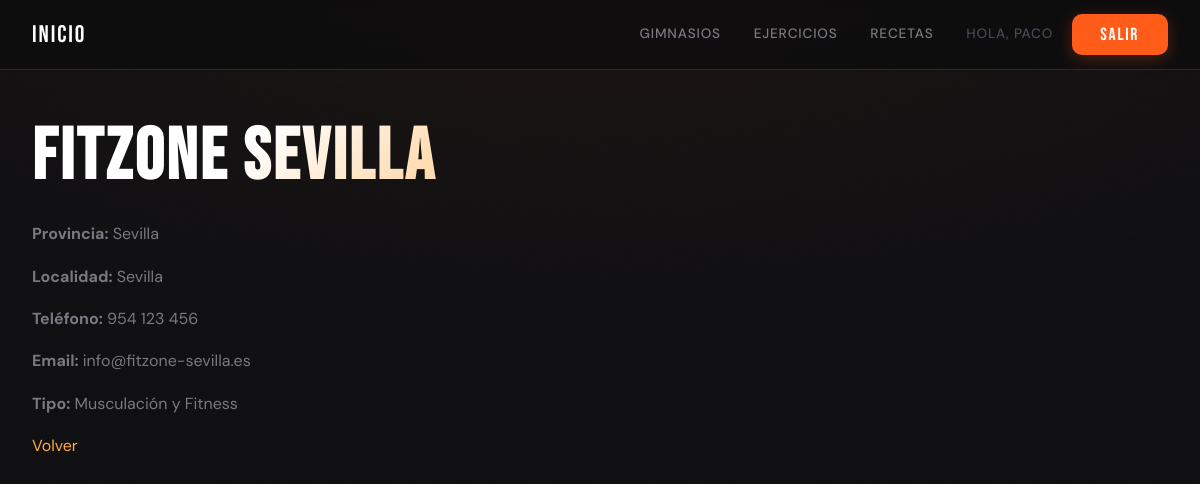
Page /gimnasios/1/ (signed in) on the committed database.
### usuarios/models.py (models this page shows, shortened)
class Usuario(AbstractUser):
    apellido2 = models.CharField(max_length=150, blank=True)
    telefono = models.CharField(max_length=20, blank=True)
    fecha_nacimiento = models.DateField(null=True, blank=True)

### gimnasios/models.py (models this page shows, shortened)
class Gimnasio(models.Model):
    nombre = models.CharField(max_length=100)
    telefono = models.CharField(max_length=20, blank=True)
    email = models.EmailField(blank=True)
    provincia = models.CharField(max_length=20)
    localidad = models.CharField(max_length=20)
    url = models.URLField()
    tipo_gimnasio = models.ForeignKey(
        TipoGimnasio,
        on_delete=models.SET_NULL,
        null=True,
        related_name="gimnasios"
    )

class TipoGimnasio(models.Model):
    nombre = models.CharField(max_length=100)
    def __str__(self):
        return self.nombre

### gimnasios/views.py (the view)
# urls.py: path("<int:pk>/", GimnasioDetailView.as_view(), name="detalle_gimnasio"),
class GimnasioDetailView(DetailView):
    model = Gimnasio
    template_name = "gimnasios/detalle.html"
    context_object_name = "gimnasio"

### templates/gimnasios/detalle.html (shortened to what this page needs)
{% extends "base.html" %}
{% block content %}
<h1>{{ gimnasio.nombre }}</h1>
<p><strong>Provincia:</strong> {{ gimnasio.provincia }}</p>
<p><strong>Localidad:</strong> {{ gimnasio.localidad }}</p>
<p><strong>Teléfono:</strong> {{ gimnasio.telefono }}</p>
<p><strong>Email:</strong> {{ gimnasio.email }}</p>
<p><strong>Tipo:</strong> {{ gimnasio.tipo_gimnasio }}</p>
<a href="{% url 'gimnasios:lista_gimnasios' %}">Volver</a>
{% endblock %}

### templates/base.html (shortened to what this page needs)
{% load static %}
<!DOCTYPE html>
<html lang="es">
<head>
    <link rel="stylesheet" href="{% static 'css/style.css' %}">
</head>
<body>
<header>
    <nav>
        <a href="/">Inicio</a>
        <a href="/gimnasios/">Gimnasios</a>
        <a href="/ejercicio/">Ejercicios</a>
        <a href="/receta/">Recetas</a>
        {% if user.is_authenticated %}
            <span>Hola, {{ user.username }}</span>
            <form method="POST" action="/logout/" style="display:inline">
                <button type="submit" class="nav-logout-btn">Salir</button>
            </form>
        {% else %}
            <a href="/login/">Entrar</a>
        {% endif %}
    </nav>
</header>
<main>
    {% block content %}
    {% endblock %}
</main>
</body>
</html>

### static/css/style.css (style rules this page uses)
:root { --bg: #0d0d0f; --surface: #141418; --surface-2: #1c1c22; --border: #2a2a33; --fire: #ff5c1a; --fire-glow: #ff5c1a44; --fire-dim: #c94510; --ember: #ffaa44; --text: #e8e6e0; --text-muted: #7a7880; --text-dim: #4a4855; --white: #ffffff; --font-display: 'Bebas Neue', sans-serif; --font-body: 'DM Sans', sans-serif; --radius: 10px; --radius-lg: 18px; --transition: 0.25s cubic-bezier(0.4, 0, 0.2, 1); }
*, *::before, *::after { box-sizing: border-box; margin: 0; padding: 0; }
html { scroll-behavior: smooth; font-size: 16px; }
body { background-color: var(--bg); color: var(--text); font-family: var(--font-body); font-weight: 400; line-height: 1.65; min-height: 100vh; }
h1, h2, h3, h4 { font-family: var(--font-display); letter-spacing: 0.04em; line-height: 1.1; color: var(--white); }
h1 { font-size: clamp(2.6rem, 6vw, 4.5rem); background: linear-gradient(135deg, #fff 20%, var(--ember) 60%, var(--fire) 100%); -webkit-background-clip: text; -webkit-text-fill-color: transparent; background-clip: text; margin-bottom: 1.5rem; animation: fadeUp 0.6s ease both; }
p { color: var(--text-muted); margin-bottom: 1rem; }
a { color: var(--ember); text-decoration: none; transition: color var(--transition); }
header { position: sticky; top: 0; z-index: 100; background: rgba(13, 13, 15, 0.85); backdrop-filter: blur(20px) saturate(1.6); -webkit-backdrop-filter: blur(20px) saturate(1.6); border-bottom: 1px solid var(--border); }
nav { display: flex; align-items: center; gap: 0.25rem; max-width: 1200px; margin: 0 auto; padding: 0.85rem 2rem; }
nav > a:first-child { font-family: var(--font-display); font-size: 1.5rem; letter-spacing: 0.08em; color: var(--white); margin-right: auto; position: relative; }
nav > a:first-child::after { content: ''; position: absolute; left: 0; right: 0; bottom: -3px; height: 2px; background: var(--fire); transform: scaleX(0); transform-origin: left; transition: transform var(--transition); }
nav > a:not(:first-child), nav > span { font-size: 0.85rem; font-weight: 500; letter-spacing: 0.06em; text-transform: uppercase; color: var(--text-muted); padding: 0.45rem 0.9rem; border-radius: var(--radius); transition: color var(--transition), background var(--transition); }
nav > span { color: var(--text-dim); cursor: default; }
main { max-width: 1200px; margin: 0 auto; padding: 3rem 2rem 6rem; animation: fadeUp 0.5s 0.1s ease both; }
button[type="submit"], .btn { font-family: var(--font-display); font-size: 1.1rem; letter-spacing: 0.1em; color: var(--white); background: var(--fire); border: none; border-radius: var(--radius); padding: 0.65rem 1.8rem; cursor: pointer; transition: background var(--transition), transform var(--transition), box-shadow var(--transition); box-shadow: 0 4px 16px var(--fire-glow); white-space: nowrap; }

### rows in the picture
Usuario: username "PACO"
Gimnasio: nombre "FitZone Sevilla", provincia "Sevilla", localidad "Sevilla", telefono "954 123 456", email "info@fitzone-sevilla.es", tipo_gimnasio "Musculación y Fitness"
